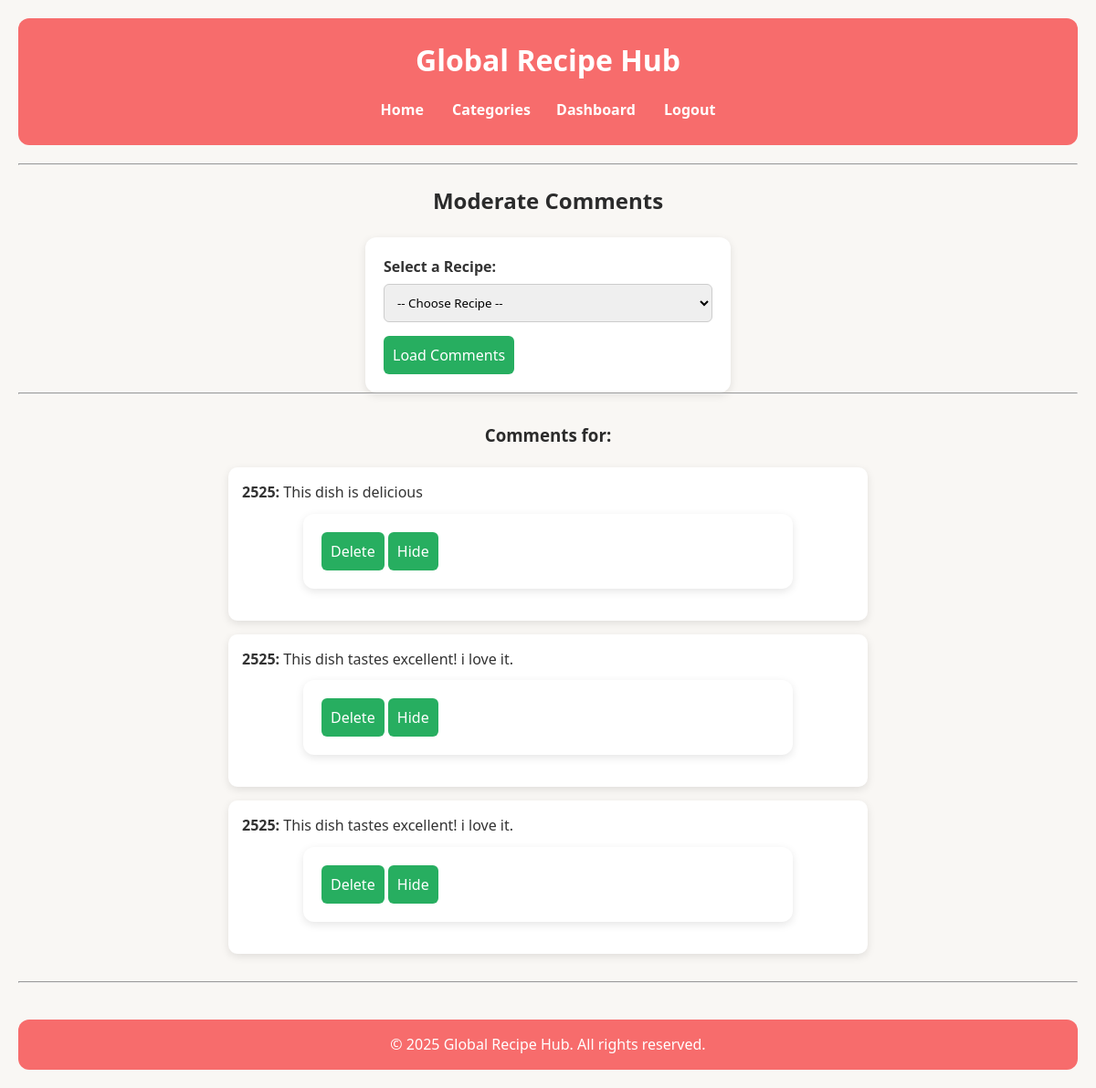
Screenshot of /moderate_comments.php?recipe=662 (signed in) with the database file from the repository.
### tables this page shows
CREATE TABLE `comments` (
  `comment_id` int(11) NOT NULL,
  `Comment` text NOT NULL,
  `meal_id` int(11) NOT NULL,
  `user_id` int(11) NOT NULL,
  `timestamp` timestamp NOT NULL DEFAULT current_timestamp() ON UPDATE current_timestamp(),
  `is_disemvoweled` tinyint(1) NOT NULL DEFAULT 0,
  `visible` tinyint(1) NOT NULL DEFAULT 1,
  `created_at` int(11) NOT NULL
);

CREATE TABLE `users` (
  `user_id` int(11) NOT NULL,
  `username` varchar(100) NOT NULL,
  `email` varchar(100) NOT NULL,
  `password` varchar(255) NOT NULL,
  `role` varchar(20) NOT NULL DEFAULT 'user'
);

### moderate_comments.php (the view, shortened to what this page needs)
<?php
require 'header.php';
$db->setAttribute(PDO::ATTR_ERRMODE, PDO::ERRMODE_EXCEPTION);
$selectedRecipe = $_GET['recipe'] ?? null;
$comments = [];
if ($selectedRecipe) {
    $commentStmt = $db->prepare("
        SELECT c.comment_id, c.comment, c.visible, u.username, m.meal_name
        FROM comments c
        JOIN users u ON c.user_id = u.user_id
        JOIN meals m ON c.meal_id = m.meal_id
        WHERE c.meal_id = ?
        ORDER BY c.created_at DESC
    ");
    $commentStmt->execute([$selectedRecipe]);
    $comments = $commentStmt->fetchAll(PDO::FETCH_ASSOC);
}
?>
<h2>Moderate Comments</h2>
<form method="GET" action="moderate_comments.php" style="max-width:400px; margin:0 auto;">
    <label>Select a Recipe:</label>
    <select name="recipe" required>
        <option value="">-- Choose Recipe --</option>
    </select>
    <button type="submit">Load Comments</button>
</form>
<hr>
<?php if (!empty($comments)): ?>
    <div class="recipe-list-container">
        <h3>Comments for: <?= htmlspecialchars($comments[0]['meal_name']) ?></h3>
        <?php foreach ($comments as $comment): ?>
            <div class="comment-box">
                <p><strong><?= htmlspecialchars($comment['username']) ?>:</strong>
                    <?= $comment['visible'] ? htmlspecialchars($comment['comment']) : '<em>Hidden</em>' ?>
                </p>
                <form method="POST" style="margin-top:10px;">
                    <button type="submit" name="action" value="delete"
                        onclick="return confirm('Delete this comment?');">Delete</button>
                    <?php if ($comment['visible']): ?>
                        <button type="submit" name="action" value="hide">Hide</button>
                    <?php endif; ?>
                </form>
            </div>
        <?php endforeach; ?>
    </div>
<?php endif; ?>
<?php include 'footer.php'; ?>

### main.css (style rules this page uses)
* { box-sizing: border-box; margin: 0; padding: 0; font-family: "Segoe UI", Tahoma, Geneva, Verdana, sans-serif; }
body { background-color: #f9f7f4; color: #333; line-height: 1.6; padding: 20px; }
h2, h3 { text-align: center; margin: 20px 0; color: #2b2b2b; }
form { background-color: #fff; padding: 20px; border-radius: 12px; width: 80%; max-width: 600px; margin: 20px auto; box-shadow: 0 3px 10px rgba(0,0,0,0.1); }
form label { font-weight: bold; margin-bottom: 6px; display: block; }
form input[type="text"], form input[type="email"], form input[type="password"], form select, form textarea { width: 100%; padding: 10px; border-radius: 6px; border: 1px solid #ccc; margin-bottom: 15px; }
form button { background-color: #27ae60; color: #fff; padding: 10px 10px; border: none; border-radius: 6px; cursor: pointer; font-size: 1rem; transition: 0.3s; }
.recipe-list-container { max-width: 800px; margin: 30px auto; }
.review-box, .comment-box { background: white; }
.review-box, .comment-box { background: white; padding: 15px; border-radius: 10px; margin: 15px auto; width: 90%; max-width: 700px; box-shadow: 0 3px 10px rgba(0,0,0,0.1); }

### rows the page displays
comments: user.username "2525", Comment "This dish is delicious", visible "Hide"
comments: user.username "2525", Comment "This dish tastes excellent! i love it.", visible "Hide"
comments: user.username "2525", Comment "This dish tastes excellent! i love it.", visible "Hide"
